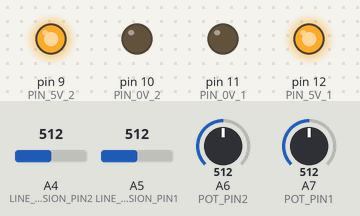
The sketch below on a simulated Arduino Nano, built with avr-gcc and run on an emulated ATmega328P. On the bench: output pins drawn as LEDs (lit = HIGH). The inputs (shaded band) are chosen by the test bench; at power-on: A5 (LINE_TENSION_PIN1) = 512, A4 (LINE_TENSION_PIN2) = 512, A6 (POT_PIN2) = 512, A7 (POT_PIN1) = 512. No radio packets arrive unless stated; what the sketch prints to the serial monitor is not drawn.

Above: at 1.2 s.
1.3 s: A5 (LINE_TENSION_PIN1) set to 44
4.3 s: A5 (LINE_TENSION_PIN1) set to 38
Timing chart, 0 to 7.3 s (numbered marks = the images above; inputs shaded):
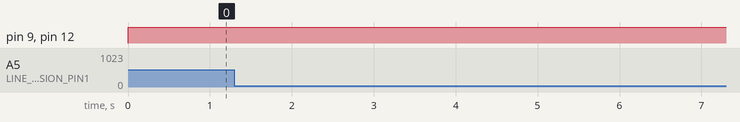

The sketch:

KiteBarUnit2.ino
```cpp
// ask_transmitter.pde
// -*- mode: C++ -*-
// Simple example of how to use RadioHead to transmit messages
// with a simple ASK transmitter in a very simple way.
// Implements a simplex (one-way) transmitter with an TX-C1 module

#include <RH_ASK.h>
#include <SPI.h> // Not actually used but needed to compile

// Includes
#define NO_PORTB_PINCHANGES // PortB used for mySofwareSerial
#include <PinChangeInt.h> // From https://github.com/GreyGnome/PinChangeInt

// Port definition

#define  DATA_OUT_PIN  2 // RF module ATAD pin
#define   LED_PIN 13 // Built-in led
#define   PIN_5V_1 12
#define   PIN_0V_1 11
#define   PIN_5V_2 9
#define   PIN_0V_2 10
const int   POT_PIN1 = A7; // Potentiometer
const int   POT_PIN2 = A6; // Potentiometer
const int LINE_TENSION_PIN1 = A5; // For line tension measurement
const int LINE_TENSION_PIN2 = A4; // For line tension measurement


RH_ASK driver(4800, 11, DATA_OUT_PIN);
//Transmitter : ATAD D12

uint8_t data[4];  // 2 element array of unsigned 8-bit type, holding Joystick readings

#define FEEDBACK_RATE_ms 50
long last_sent_ms = 0;

#define POT_RANGE_DEG      300 // 300 is the value for standard potentiometer


void setup()
{
    Serial.begin(9600);	  // Debugging only
    if (!driver.init())
         Serial.println("init failed");
    data[0] = 127;
    data[1] = 127;
    data[2] = 0;
    data[3] = 127;

    pinMode(PIN_0V_1, OUTPUT);
    pinMode(PIN_0V_2, OUTPUT);
    pinMode(PIN_5V_1, OUTPUT);
    pinMode(PIN_5V_2, OUTPUT);
}

void loop()
{
  digitalWrite(PIN_5V_1, HIGH);
  digitalWrite(PIN_5V_2, HIGH);
  digitalWrite(PIN_0V_1, LOW);
  digitalWrite(PIN_0V_2, LOW);
    sendFeedback();
    delay(10);
}

void computeFeedback()
{

  // Feedbacks are normalized between -1 and 1

  // Potentiometer angle
  data[0] = map(analogRead(POT_PIN1),(POT_RANGE_DEG-180)/300*1023, 1023, 0, 255);
  data[1] = map(analogRead(POT_PIN2),(POT_RANGE_DEG-180)/300*1023, 1023, 0, 255); //Map for clean saturation
  data[2] = map(analogRead(LINE_TENSION_PIN1), 0, 1023, 0, 255);
  data[3] = map(analogRead(LINE_TENSION_PIN2), 0, 1023, 0, 255);

}
void sendFeedback()
{
  // All the feedback values are normalized in the range 0-1023 (10 bits resolution)
  if (fabs(millis()-last_sent_ms)>FEEDBACK_RATE_ms)
  {
    last_sent_ms = millis();
    computeFeedback();
    driver.send(data, sizeof(data));
    driver.waitPacketSent();
    Serial.print(data[0]);
    Serial.print(", ");
        Serial.print(data[1]);
    Serial.print(", ");
        Serial.print(data[2]);
    Serial.print(", ");
        Serial.print(data[3]);
    Serial.println(", ");
  }
}
```

Measured:
- after the input at 1.3 s, every drawn part: stays the same
- after the input at 4.3 s, every drawn part: stays the same
